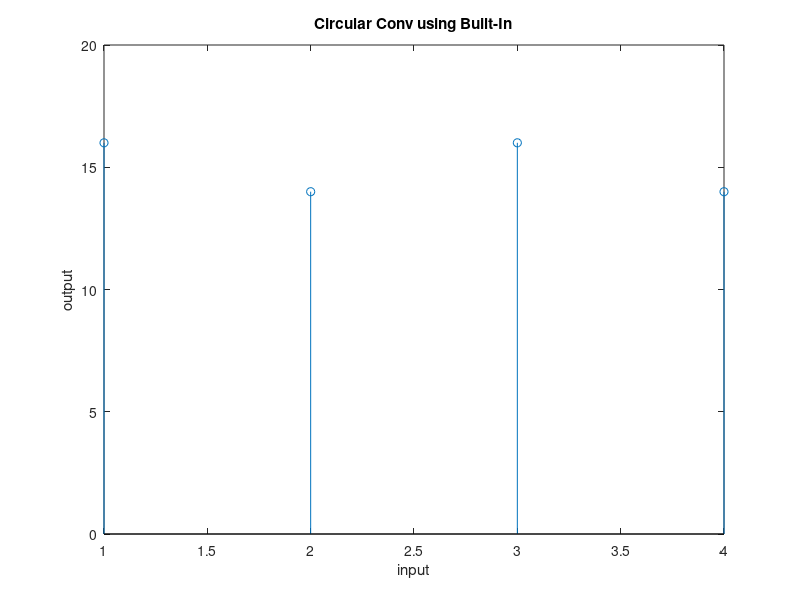

Write the MATLAB code that produced this figure.
% @Author:Balasubramanyam Evani
% EC1634 DSP LAB
% Using built in circular convolution function

x1 = [1,2,3,4];
x2 = [1,2,1,2];

res = cconv(x1,x2,4);
stem(res),xlabel('input'),ylabel('output'),title('Circular Conv using Built-In');